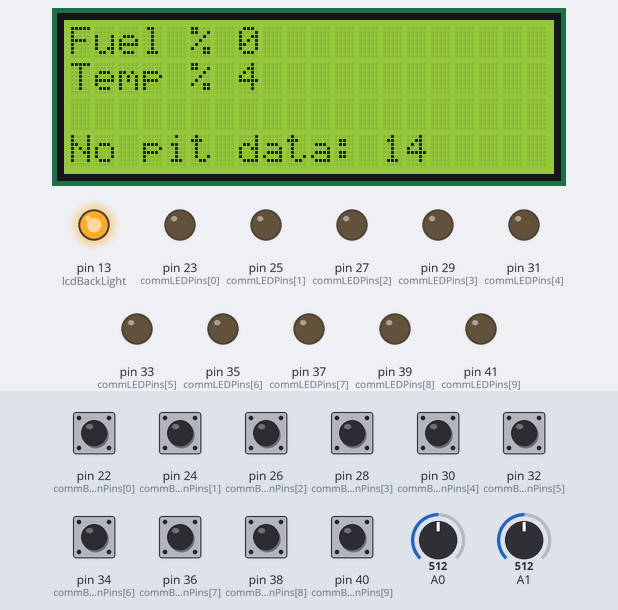
Simulated run of this sketch. Board: Arduino Mega 2560, built with avr-gcc and run on an emulated ATmega2560. On the bench: 20×4 character LCD, output pins drawn as LEDs (lit = HIGH). Dashed ring = blinking. The inputs (shaded band) are chosen by the test bench; at power-on: pin 22 (commButtonPins[0]), pin 24 (commButtonPins[1]), pin 26 (commButtonPins[2]), pin 28 (commButtonPins[3]), pin 30 (commButtonPins[4]), pin 32 (commButtonPins[5]), pin 34 (commButtonPins[6]), pin 36 (commButtonPins[7]), pin 38 (commButtonPins[8]), pin 40 (commButtonPins[9]) LOW, A0 = 512, A1 = 512. What the sketch prints to the serial monitor is not drawn.

Above: at 3.7 s.
3.8 s: pin 22 (commButtonPins[0]) pulled HIGH for 0.15 s
At 4.06 s:
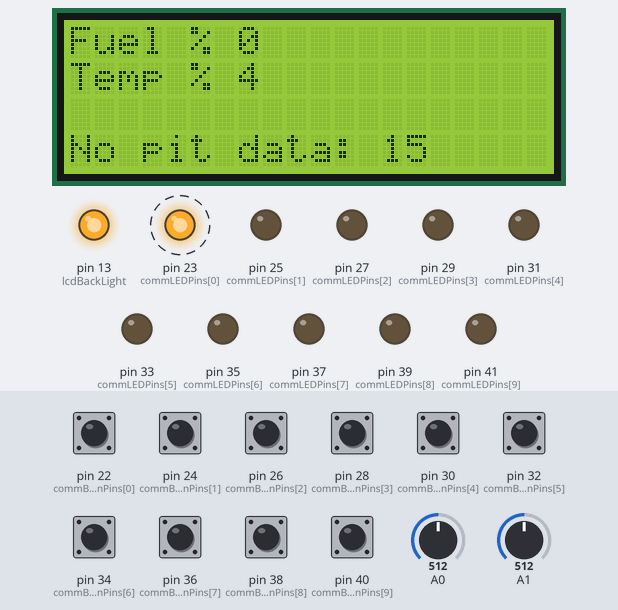
4.5 s: pin 24 (commButtonPins[1]) pulled HIGH for 0.15 s
At 4.8 s:
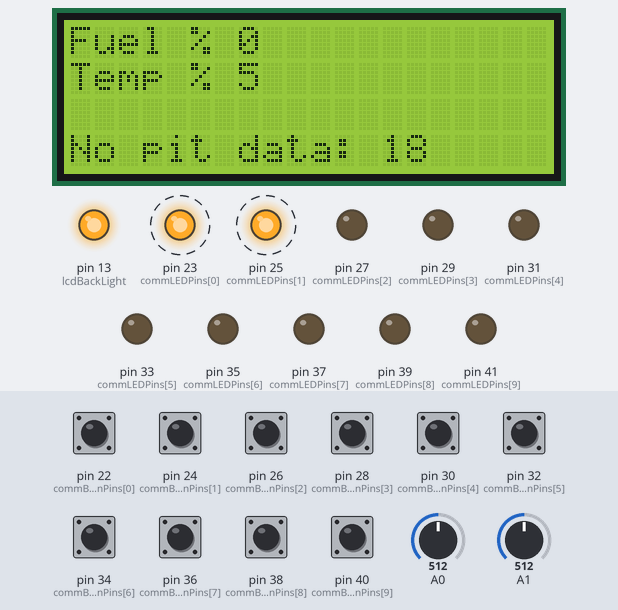
5.2 s: pin 26 (commButtonPins[2]) pulled HIGH for 0.15 s
At 5.33 s:
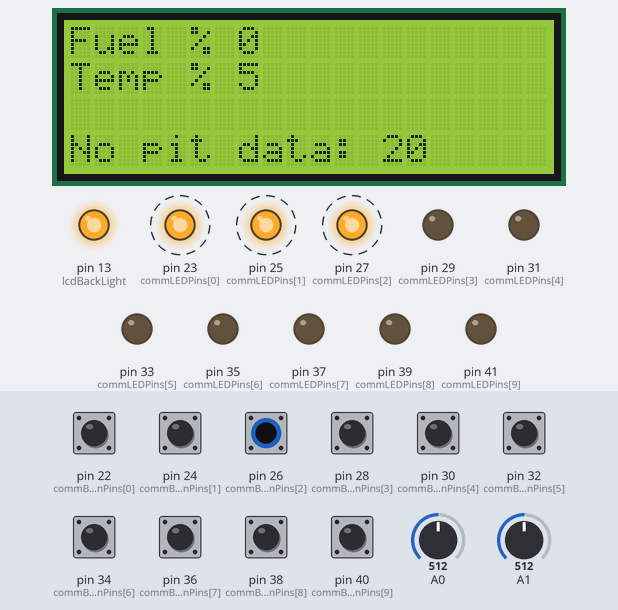
5.9 s: pin 28 (commButtonPins[3]) pulled HIGH for 0.15 s
At 6.06 s:
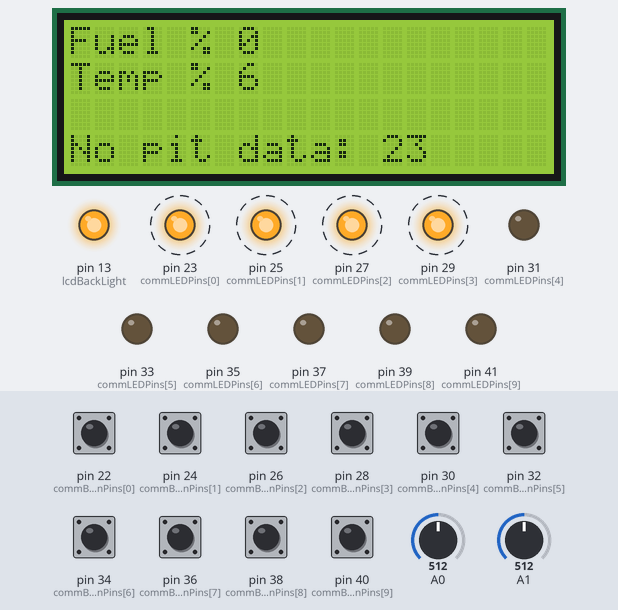
6.6 s: pin 30 (commButtonPins[4]) pulled HIGH for 0.15 s
At 6.76 s:
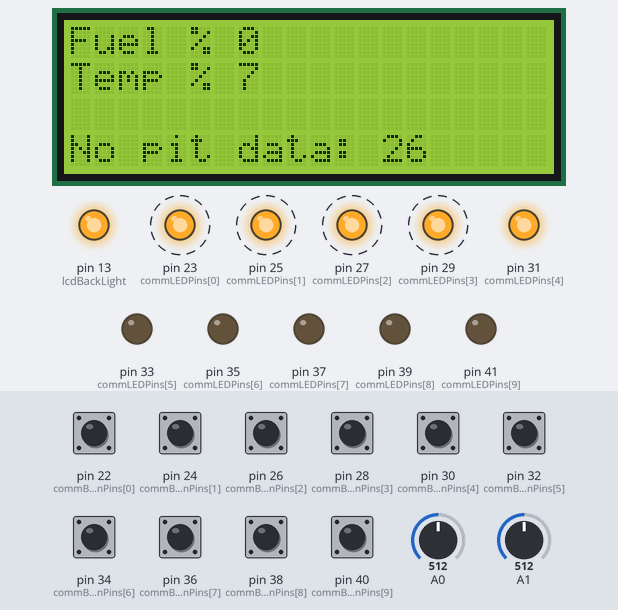
7.3 s: pin 32 (commButtonPins[5]) pulled HIGH for 0.15 s
At 7.86 s:
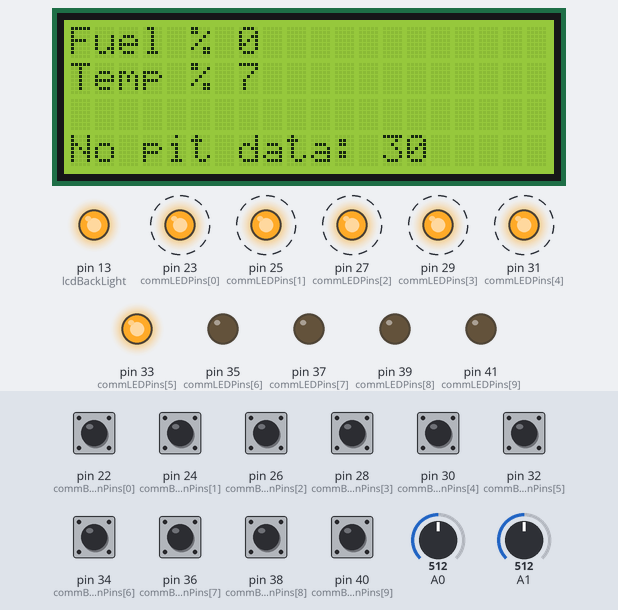
Timing chart, 0 to 9.0 s (numbered marks = the images above; inputs shaded):
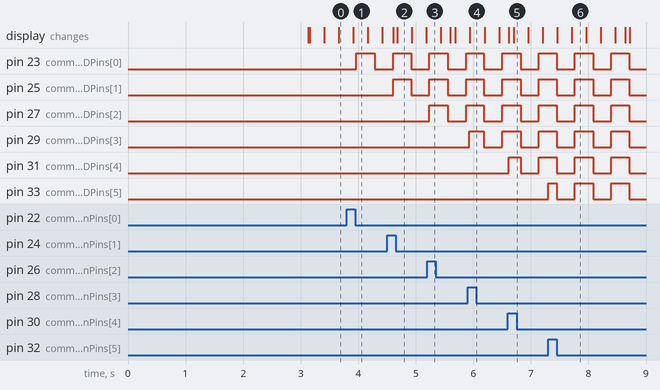

The sketch:

HelloClarice.ino
```cpp
#include <LiquidCrystal.h>
#include <SoftwareSerial.h>
#include <Messenger.h>

#include "ClariceComponents.h"

/**
General communication starts being read from the serial connection which results in:
 - If there are no acknowledgements received or previous button pushes sent
     - then display sensor data
 - If there are previous button pushes sent, but no acknowledgements received
     - blink button LED
     - display sensor data
 - If there are previous button pushes sent, and acknowledgments are received
     - turn off corresponding button LED
     - show LCD text acknowledging
 - If a message is received
     - blink LCD
     - show message until acknowledged (yes or no)
     - send acknowledgement
- Always send sensor data
- Always send button state

From the info above, the format for data should look like:
- SENT:
 - sensor data
 - button data (flagged, wreck, pit, gas, temp, engine, brakes, tires, beer)
 - message yes
 - message no

- RECEIVED:
 - button ack
 - message for driver

**/

/**
* common values like LED blink times in milliseconds. Time is the current loop time.
**/
unsigned long time;
unsigned long startTime;
const int LED_SHORT = 150;
const int LED_MEDIUM = 300;
const int LED_LONG = 1000;
const int LCD_ACK = 500;
const int fuelIn = 0;
const int tempIn = 1;

/**
* serial Communication via XBee
**/
SoftwareSerial mySerial(10,11); // RX, TX
Messenger messenger = Messenger('|');
void messageReady();

/**
* LCD Data
* bloody good: http://www.hacktronics.com/Tutorials/arduino-character-lcd-tutorial.html
**/
LiquidCrystal lcd(12, 7, 6, 5, 4, 3, 2);
int lcdBackLight = 13;    // pin 13 will control the backlight
const int LCD_CYCLE_SPEED = LED_SHORT;
LCDDisplay lcdDisplay = {"", " Hello, Clarice....", "   Tell me about","    the silence ","    of the  cams", 3000, false, 0, 1, HIGH};
BlinkCycle lcdBlink = {LED_MEDIUM, LED_MEDIUM, 50, HIGH, HIGH, 0};

/**
* comms button data
**/
const int COMM_BUTTON_COUNT = 10;
int commButtonPins[COMM_BUTTON_COUNT] = {22, 24, 26, 28, 30, 32, 34, 36, 38, 40};
int commLEDPins[COMM_BUTTON_COUNT] = {23, 25, 27, 29, 31, 33, 35, 37, 39, 41};
Button commButtons[COMM_BUTTON_COUNT];
BlinkCycle ledAck = {LED_MEDIUM, LED_MEDIUM, 0, HIGH, HIGH, 0};
BlinkCycle yesnoBlink = {LED_SHORT, LED_SHORT, 0, LOW, HIGH, 0};
BlinkCycle yesnoAck = {LED_LONG, LED_SHORT, 0, LOW, HIGH, 0};
Gauge fuelGauge = {500, 0, 0, .05, 100, 443, 0, true};
Gauge tempGauge = {500, 0, 0, .05, 100, 591, 0, true};

/**
* raw data from sensors
* 0 = FUEL
* 1 = TEMPERATURE
* 2 = Future Use
* 3 = Future Use
**/
const int COMM_SENSOR_COUNT = 4;
unsigned int sensors[COMM_SENSOR_COUNT] = {0, 0, 0, 0};

/**
Application state. Describe status of acknowledgements, what display should show, which buttons should be lit, etc
**/
// number of buttons, number separators, length of message
//const int inputLength = COMM_BUTTON_COUNT + COMM_BUTTON_COUNT + lcdMessageLength;
int noDataReceived = 0;
unsigned long lastSentDataTime = 0;

/**********************************************************************************
* Initialize the LCD and communication
**********************************************************************************/
void setup()
{
    analogReference(2);

    for (int i=0; i<COMM_BUTTON_COUNT; i++) {
      Button b = {LOW, 0, 0};
      commButtons[i] = b;
      pinMode(commLEDPins[i], OUTPUT);
    }

    // columns, rows.  use 16,2 for a 16x2 LCD, etc.
    lcd.begin(columns, rows);
    showMessage(&lcd, &lcdDisplay);

    pinMode(lcdBackLight, OUTPUT);
    digitalWrite(lcdBackLight, lcdDisplay.light);

    Serial.begin(9600);
    setupXbee();
}

void setupXbee()
{
  // set the data rate for the SoftwareSerial port
  mySerial.begin(9600);

  // Force display of bootloader menu
  mySerial.println("\r");
  // Read bootloader menu before we can respond
  while (mySerial.available()) {
    Serial.write(mySerial.read());
  }

  // Force Bypass mode
  mySerial.println("B");

  // Now we can communicate with remote host
//  Serial.println("Hello, Hannibal?");
//  mySerial.println("Hello, Hannibal?");

  // Attach the callback function to the Messenger
  messenger.attach(messageReady);
}

long hash(long sum)
{
   return ((-1 * sum) % 256) & 0xFF;
}

long calculateChecksum(String input)
{
  long checksum = 0;
  int i = 0;
  char c;
  while ((c = input[i++]) != '\0') {
    checksum += (int)c;
  }
  return hash(checksum);
}

long calculateChecksum(const char* input)
{
  long checksum = 0;
  char* p = (char*)input;
  while (*p != '\0') {
    checksum += (int)*p;
    ++p;
  }
  return hash(checksum);
}

/**********************************************************************************
* Read incoming serial data and marshal into the input array
**********************************************************************************/

void messageReady()
{
//  Serial.print("Message received. Lag: ");
  Serial.println(noDataReceived);
  noDataReceived = 0;

  // extract checksum
  long checksum = messenger.readLong();
//  Serial.println("Checksum :" + String(checksum, DEC));

  // verify message checksum
  char line[lcdMessageLength];
  messenger.copyString(line, lcdMessageLength);
  line[lcdMessageLength]='\0';
//  Serial.println(line);

  long calc_checksum = calculateChecksum(line);
  if (checksum != calc_checksum) {
    Serial.print("invalid checksum for new line ");
    Serial.print(checksum);
    Serial.print("/");
    Serial.print(calc_checksum);
    Serial.print("/");
    Serial.println(line);
    return;
  }

  // read button states as seen by pit in a temp value
  int states[COMM_BUTTON_COUNT];
  for (int i=0; i<COMM_BUTTON_COUNT; i++) {
      if (!messenger.available()) {
        Serial.println("invalid line");
        return;
      }
      states[i] = messenger.readInt();
  }

  // update button pit states from received message
  for (int i=0; i<COMM_BUTTON_COUNT; i++) {
    commButtons[i].pitState = states[i];
  }

  // parse question if any was added to the message
  char question[lcdMessageLength];
  boolean messageReceived = false;
  if (messenger.available()) {
    messenger.readString(question, lcdMessageLength);
    messageReceived = true;
  }

  if (!messageReceived || question[0] == 0) {
//    Serial.println("No new question.");
    return;
  }

  // parse question
  boolean same = true;
  int i = 0;
  while (i<lcdMessageLength) {
    // update UI state if question is new
    if (lcdDisplay.message[i] != question[i]) {
      same = false;
      lcdDisplay.responded = 0;
      lcdDisplay.newMessage = 1;
      commButtons[8].carState = 0;
      commButtons[9].carState = 0;
    }

    lcdDisplay.message[i] = question[i];
    if (question[i] == '\0')
      break;

    i++;
  }

  // null terminate
  lcdDisplay.message[lcdMessageLength-1] = '\0';

  if (!same) {
    Serial.print("New question received: ");
    Serial.println(question);
    Serial.print("Message: ");
    Serial.println(line);
  }
}

/**********************************************************************************
* Send sensor data and button data to the Serial
**********************************************************************************/
void sendData()
{
  String output = "";
  for (int i=0; i<COMM_SENSOR_COUNT; i++) {
    if (i>0) {
      output += "|";
    }
    output += sensors[i];
  }
  for (int i=0; i<COMM_BUTTON_COUNT; i++) {
    if (i>=0 && output.length() > 0) {
      output += "|";
    }
    output += commButtons[i].carState;
  }

  // prepend checksum
  long checksum = calculateChecksum(output);
  output = String(checksum) + "|" + output;

  Serial.println("Sending: " + output);
  mySerial.println(output);
}

/**********************************************************************************
* This dictates overall LCD behavior, such as blinking the backlight and determining
* if lines are changed.
**********************************************************************************/
void writeLCD()
{
  boolean inStartMode = (startTime + lcdDisplay.startupMessageTime) > time;

  // if still in startup mode (showing nice text),
  // just skip touching the LCD
    //reset the message
  if (!inStartMode && !lcdDisplay.started) {
    resetLCD(&lcdDisplay);
    lcd.clear();
    lcdDisplay.started = true;
  }

  //Show non startup message
  if (!inStartMode && lcdDisplay.started) {
    //if waiting for a response, need to occasionally blink the LCD
    if (lcdDisplay.responded == 0) {
       digitalWrite(lcdBackLight, blinkLED(&lcdBlink, time));
       int yesState = blinkLED(&yesnoBlink, time);
       int noState = reverseLED(yesState);
       digitalWrite(commLEDPins[8], yesState);
       digitalWrite(commLEDPins[9], noState);
    }
    else {
      digitalWrite(lcdBackLight, lcdDisplay.light);

      // reset this afer a question
      lcdBlink.currentCycle = 0;
      char line[columns];
      // show regular state information
      // The extra space is to circumvent a bug in the LCD display that shows the previous characters even though we've cleared the line
      String fuel = "Fuel % " + String(sensors[0], DEC);
      fuel.toCharArray(line, columns);
      setLine(lcdDisplay.line[0], line);

      String temp = "Temp % " + String(sensors[1], DEC);
      temp.toCharArray(line, columns);
      setLine(lcdDisplay.line[1], line);

      clearLine(lcdDisplay.line[2]);
      clearLine(lcdDisplay.line[3]);

      //show comms issues if there are some
      if (noDataReceived > 10) {
        String toShow = "No pit data: " + String(noDataReceived, DEC);
        toShow.toCharArray(line, columns);
        setLine(lcdDisplay.line[3], line);
      }
    }
    showMessage(&lcd, &lcdDisplay);
  }
}


/**********************************************************************************
* need to integrate into button list and ack list
**********************************************************************************/
void checkButtons()
{
   int buttonAckState = blinkLED(&ledAck, time);
   int yesNoAckState = blinkLED(&yesnoAck, time);

   for (int i = 0; i < COMM_BUTTON_COUNT; i++) {
      // if we received a pit ack, change car state to 2
      if (commButtons[i].pitState == 1 && commButtons[i].carState == 1) {
        commButtons[i].carState = 2;
      }

      // read the state of the pushbutton value:
      // need to go through each one, then print state
      // for the LED in the array
      int currentPinState = digitalRead(commButtonPins[i]);
      if (currentPinState == HIGH && commButtons[i].pinState == LOW)  {
        //if this is an LCD response, let the LCD know
        if (i==8 || i==9) {
          lcdDisplay.responded = 1;
        }

        // start with no pushed button
        if (commButtons[i].carState == 0) {
          commButtons[i].carState = 1;
          commButtons[i].pitState = 0;
        }
        // Stop sending, we don't care and are resetting
        // This will turn off LED as well
        else if (commButtons[i].carState == 1) {
          commButtons[i].carState = 0;
        }
        // Only reset if there is a pit ack
        else if (commButtons[i].carState == 2 && commButtons[i].pitState > 0) {
          commButtons[i].carState = 0;
          commButtons[i].pitState = 0;
        }
      }
      commButtons[i].pinState = currentPinState;

      // if we're showing a button push, but havent received an acknowledgement, show blinking LED
      if (commButtons[i].carState == 1) {
        if (i==8 || i==9) {
          digitalWrite(commLEDPins[i], yesNoAckState);
        } else {
          digitalWrite(commLEDPins[i], buttonAckState);
        }
      }
      // we've received an acknowledgement, now note that with solid
      else if (commButtons[i].carState == 2) {
        // yes/no buttons?
        if (i==8 || i==9) {
          digitalWrite(commLEDPins[i], LOW);
          commButtons[i].carState = 0;
        }
        else {
          digitalWrite(commLEDPins[i], HIGH);
        }
      }
      else {
        // turn LED off:
        digitalWrite(commLEDPins[i], LOW);
      }
   }
}

/**********************************************************************************
* Receive data if it's the appriopriate time, check the buttons (and LEDs) and
* write to the LCD, then send data
**********************************************************************************/
void loop()
{
  time = millis();
  if (startTime == 0) {
    startTime = time;
  }

  // The following line is the most effective way of using Serial and Messenger's callback
  while (mySerial.available()) {
    int c = mySerial.read();
//    Serial.println("Read : " + String(c));
    messenger.process(c);
  }

  //add all the buttons here
  checkButtons();

  //read gauges if time appropriate
  sensors[0] = readGauge(&fuelGauge, fuelIn, time);
  sensors[1] = readGauge(&tempGauge, tempIn, time);

//  Serial.println("Temp:" + sensors[0]);

  //write data to lcd
  writeLCD();

  // Handle rollover
  if (time < lastSentDataTime) {
    lastSentDataTime = time;
  }

  // send new data every sec only
  if (time-lastSentDataTime >= 250) {
//    Serial.println("Time : " + String(time));
    lastSentDataTime = time;
    sendData();
    noDataReceived++; // this gets reset when new message is received
  }

  delay(10);
}
```

Source omitted: ClariceComponents.h (9298 bytes)

Measured:
- after the input at 3.8 s, pin 23 (commLEDPins[0]): LOW → HIGH after 0.17 s, → LOW 0.32 s later
- after the input at 4.5 s, pin 25 (commLEDPins[1]): LOW → HIGH after 0.11 s, → LOW 0.31 s later
- after the input at 5.2 s, pin 27 (commLEDPins[2]): LOW → HIGH at once, → LOW 0.32 s later, → HIGH 0.32 s later
- after the input at 5.9 s, pin 29 (commLEDPins[3]): LOW → HIGH at once, → LOW 0.25 s later, → HIGH 0.32 s later
- after the input at 6.6 s, pin 31 (commLEDPins[4]): LOW → HIGH at once, → LOW 0.21 s later, → HIGH 0.32 s later
- after the input at 7.3 s, pin 33 (commLEDPins[5]): LOW → HIGH at once, then repeats every 0.64 s: LOW 0.32 s, HIGH 0.32 s
